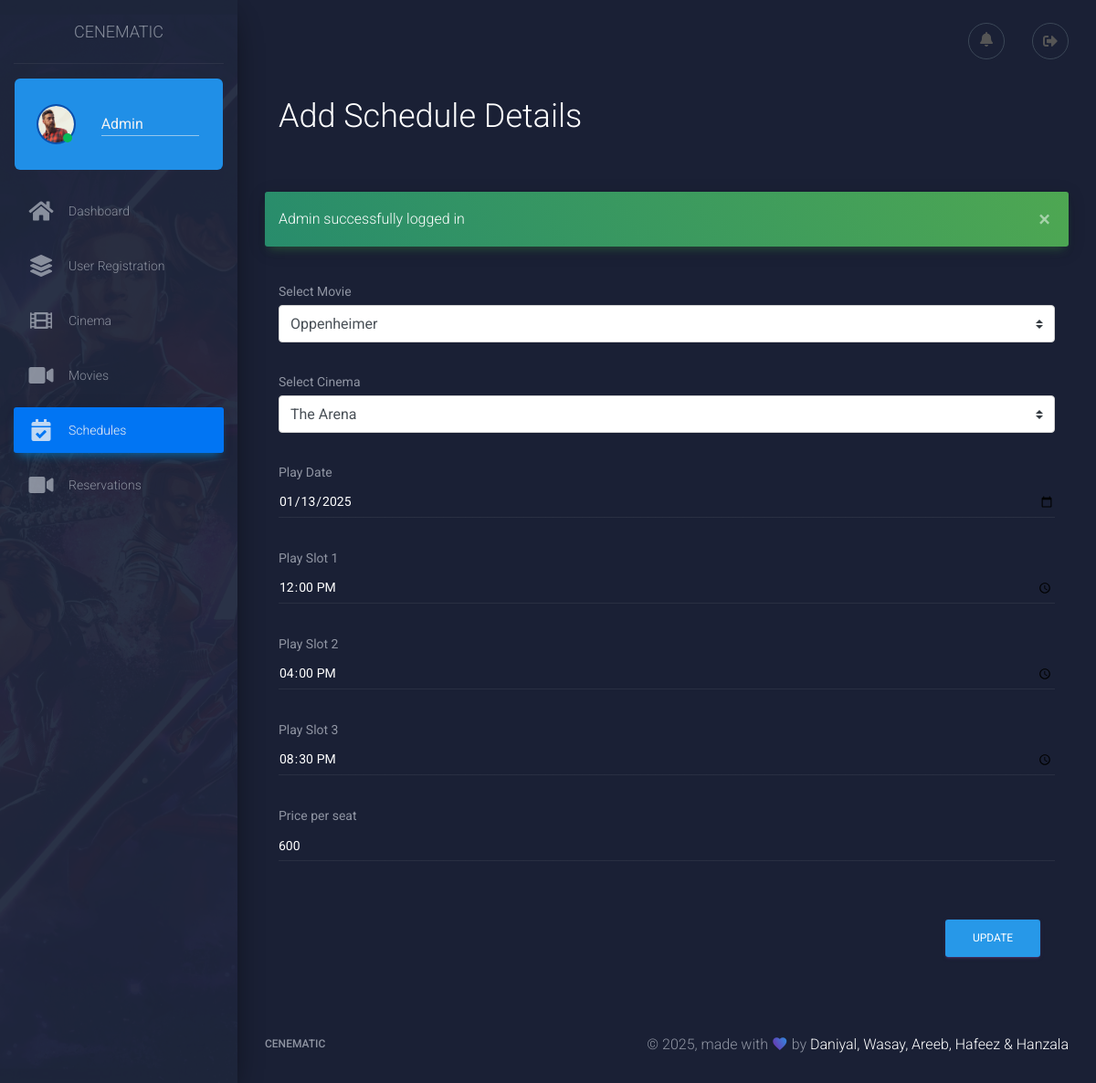
Page /admin/edit-schedule.php?id=1 (signed in) on the committed database.
### tables this page shows
CREATE TABLE `schedules` (
  `id` int(11) NOT NULL,
  `movie_id` int(11) NOT NULL,
  `cinema_id` int(11) NOT NULL,
  `play_date` date NOT NULL,
  `play_slot1` time NOT NULL,
  `play_slot2` time NOT NULL,
  `play_slot3` time NOT NULL,
  `price_per_seat` float NOT NULL DEFAULT 0
);

CREATE TABLE `movies` (
  `id` int(11) NOT NULL,
  `name` text NOT NULL,
  `image` varchar(255) NOT NULL,
  `genre` text NOT NULL,
  `imdb_ratings` float NOT NULL DEFAULT 0,
  `is_upcoming` tinyint(1) NOT NULL DEFAULT 0,
  `release_date` date DEFAULT NULL
);

CREATE TABLE `cinemas` (
  `id` int(11) NOT NULL,
  `name` text DEFAULT NULL,
  `city` text DEFAULT NULL,
  `address` text DEFAULT NULL,
  `seats` int(100) DEFAULT NULL
);

### admin/edit-schedule.php (the view, shortened to what this page needs)
<?php
include __DIR__."/../db.php";
?>
<!doctype html>
<html lang="en">
<head>
    <link rel="stylesheet" href="https://maxcdn.bootstrapcdn.com/font-awesome/latest/css/font-awesome.min.css">
    <link href="../assets/lib/font-awesome-icons/css/all.min.css" rel="stylesheet" />
    <link href="../assets/css/material-dashboard.css?v=2.1.0" rel="stylesheet" />
    <link href="../assets/css/custom.css" type="text/css" rel="stylesheet" />
</head>
<body class="dark-edition">
<div class="wrapper ">
    <div class="sidebar" data-color="primary" data-background-color="black" data-image="./../assets/img/sidebar-5.jpg">
        <?php include __DIR__."/layout/partials/sidebar.php";?>
    </div>
    <div class="main-panel">
        <?php include __DIR__."/layout/partials/header.php";?>
        <div class="content">
            <div class="container-fluid">
                <div class="row mx-0 mb-5">
                    <div class="col-12">
                        <h2 class="text-white">Add Schedule Details</h2>
                    </div>
                </div>
                <?php
                if(isset($_SESSION['messages'])){
                    $msgs = unserialize($_SESSION['messages']);
                    foreach($msgs as $msg){
                        ?>
                        <p class="alert alert-success alert-dismissible fade show"><?php echo $msg ?>
                            <button type="button" class="close" data-dismiss="alert" aria-label="Close">
                                <span aria-hidden="true">&times;</span>
                            </button></p>
                    <?php }}
                ?>
                <?php
                if(isset($_REQUEST) && $_REQUEST['id']){
                $id=isset($_REQUEST['id'])?$_REQUEST['id']:null;
                    ?>
                    <?php
                $moviesSql="SELECT * FROM `movies` WHERE `is_upcoming` IS NOT true";
                    $cinemaSql="SELECT * FROM `cinemas`";
                    $scheduleSql="SELECT * FROM `schedules` WHERE `id`='$id'";
                $cinemasResult=$conn->query($cinemaSql);
                    $moviesResult=$conn->query($moviesSql);
                    $scheduleResult=$conn->query($scheduleSql);
                    $schedule=$scheduleResult->fetch_array();
                    ?>
                    <?php
                }
                ?>
                <div class="row mx-0">
                    <div class="col-12">
                        <form action="./functions/update-schedule.php?id=<?php echo $schedule["id"] ?>" method="post" enctype="multipart/form-data">
                            <div class="form-group my-5">
                                <label for="">Select Movie</label>
                                <Select class="custom-select " name="movie_id" >
                                    <?php
                                    while($movie=$moviesResult->fetch_object()){
                                        if(!$movie){
                                            ?>
                                            <option  value="null" disabled >No movie found</option>
                                            <?php
                                        }else{
                                            ?>
                                            <option  value="<?= $movie->id ?>" <?= $schedule['movie_id']==$movie->id?"selected":'' ?> ><?= $movie->name ?></option>
                                            <?php
                                        }
                                    }
                                    ?>
                                </Select>
                            </div>
                            <div class="form-group my-5 ">
                                <label for="">Select Cinema</label>
                                <Select class="custom-select" name="cinema_id" >
                                    <?php
                                    while($cinema=$cinemasResult->fetch_object()){
                                        if(!$cinema){
                                            ?>
                                            <option value="null" disabled >No cinema found</option>
                                            <?php
                                        }else{
                                            ?>
                                            <option  value="<?= $cinema->id ?>" <?= $schedule['cinema_id']==$cinema->id?"selected":'' ?> ><?= $cinema->name ?></option>
                                            <?php
                                        }
                                    }
                                    ?>
                                </Select>
                            </div>
                            <div class="form-group my-5 ">
                                <label for="">Play Date</label>
                                <input type="date" class="form-control"  value="<?php echo date("Y-m-d", strtotime($schedule['play_date'])) ?>" name="play_date" id="play_date">
                            </div>
                            <div class="form-group my-5 ">
                                <label for="">Play Slot 1</label>
                                <input type="time" class="form-control" value="<?php echo date("H:i:s", strtotime($schedule['play_slot1'])) ?>" name="play_slot1" id="play_slot1">
                            </div>
                            <div class="form-group my-5 ">
                                <label for="">Play Slot 2</label>
                                <input type="time" class="form-control" value="<?php echo date("H:i:s", strtotime($schedule['play_slot2'])) ?>" name="play_slot2" id="play_slot2">
                            </div>
                            <div class="form-group my-5 ">
                                <label for="">Play Slot 3</label>
                                <input type="time" class="form-control" value="<?php echo date("H:i:s", strtotime($schedule['play_slot3']))?>" name="play_slot3" id="play_slot3">
                            </div>
                            <div class="form-group my-5 ">
                                <label for="">Price per seat</label>
                                <input type="text" class="form-control" value="<?php echo $schedule['price_per_seat']?>" name="price_per_seat" id="price_per_seat">
                            </div>
                            <div class="row mx-0">
                                <div class="col-12 text-right">
                                    <button type="submit" class="btn btn-primary">Update</button>
                                </div>
                            </div>
                        </form>
                    </div>
                </div>
            </div>
        </div>
        <?php include __DIR__."/layout/partials/footer.php";?>
    </div>
</div>
</body>
</html>

### assets/css/custom.css (style rules this page uses)
.form-group .bmd-label-static { top:-22px!important; }

### rows in the picture
schedules: movie_id "Oppenheimer", cinema_id "The Arena", play_date "01/13/2025", play_slot1 "12:00:00", play_slot2 "16:00:00", play_slot3 "20:30:00", price_per_seat "600"

### other values in the picture
$admin['name'] "Admin"
$msg "Admin successfully logged in"
